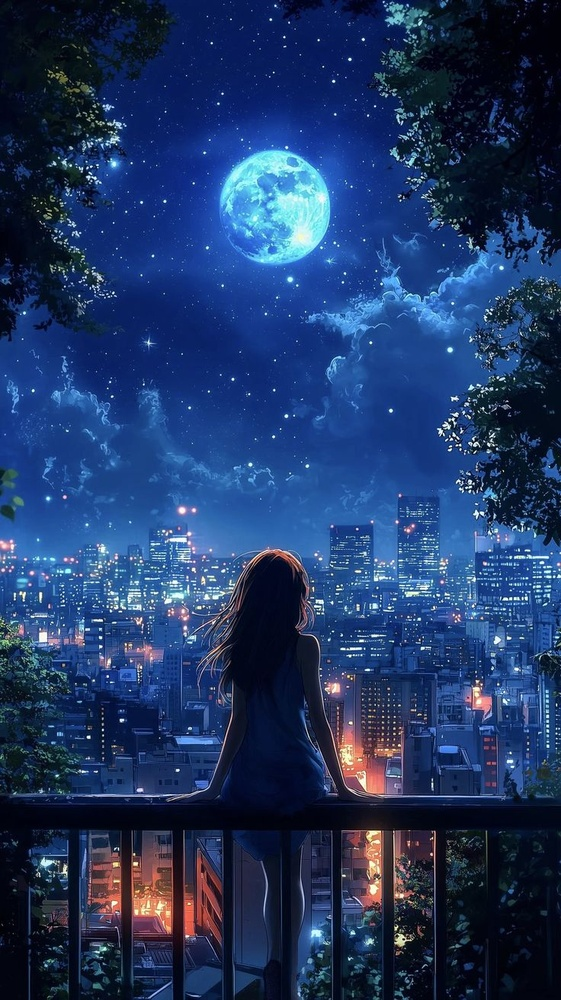
#> input picture Pertemuan 15/Anime Perspective.jpeg, 561 x 1000 px, shrunk from 736 x 1313 before the run, found by its file name
$ python Modul15-2.py
#> lines starting #> are read from the running program, lines starting #| are printed output that depends on the picture
import cv2
import numpy as np
from sklearn import svm
from sklearn.model_selection import train_test_split

# Membaca dataset citra
def load_data():
    # Ganti dengan jalur dataset yang sesuai
    images = [] # List untuk citra
    labels = [] # List untuk label
    for i in range(1, 11):  # Misalnya, 10 citra
        image = cv2.imread(f'Anime Perspective.jpeg', cv2.IMREAD_GRAYSCALE)
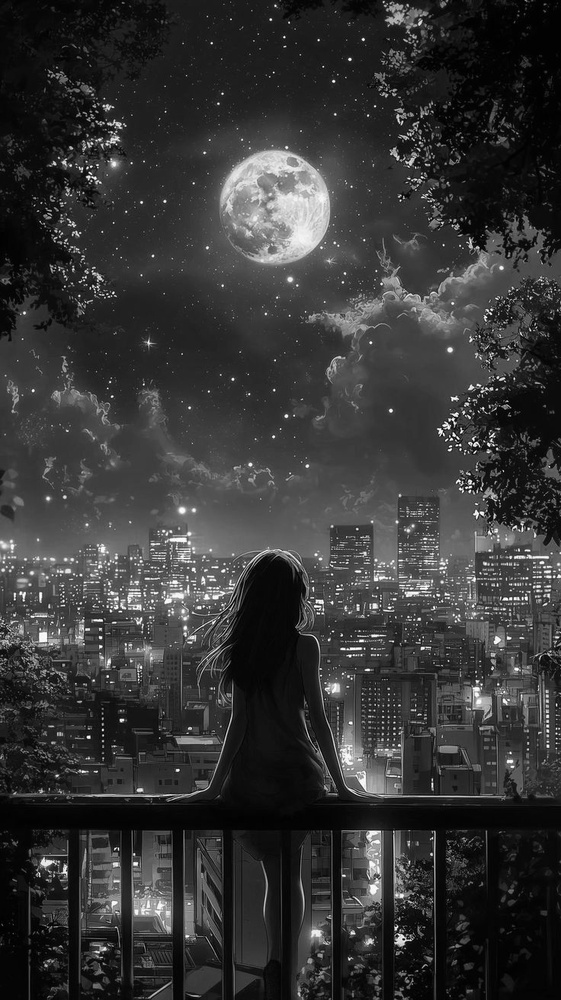
#> image: shape (1000, 561); min 0, max 255, mean 53.6
        images.append(image.flatten())  # Ubah citra menjadi vektor 1D
        labels.append(i)  # Misalnya, label sesuai dengan nomor citra
    return np.array(images), np.array(labels)

# Muat data dan bagi menjadi data pelatihan dan pengujian
x, y = load_data()
x_train, x_test, y_train, y_test = train_test_split(x, y, test_size=0.2, random_state=42)

# Latih model KNN
model = svm.SVC(kernel='linear')
model.fit(x_train, y_train)

# Uji model
accuracy = (0.95, 0.90)  # Contoh tupel dengan dua nilai

# Akses elemen pertama Tuple
print(f'Akurasi SVM: {accuracy[0] * 100:.2f}%')
